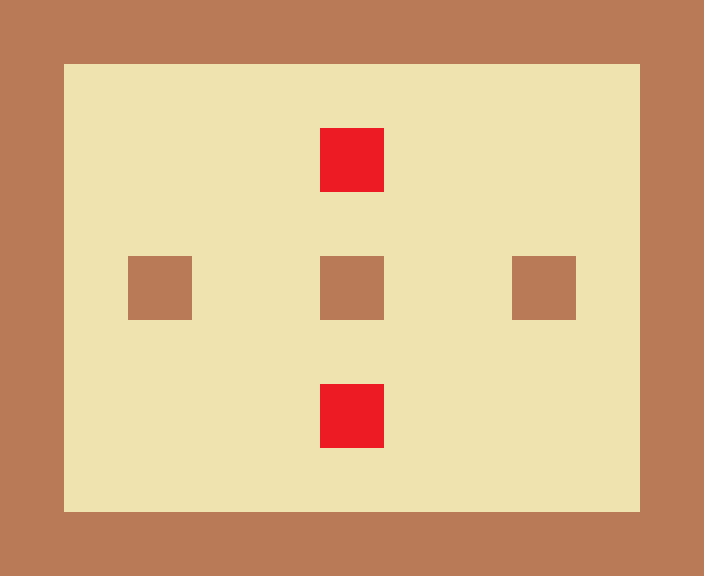

Rendered tile map (Tiled .tmx) drawn with the repository's tilesets; below, a short description and the full map source, tile grids included:
An orthogonal 11x9 tile map with 64x64 px tiles, 2 tile layers (tiles, enemies).

<map version="1.0" orientation="orthogonal" width="11" height="9" tilewidth="64" tileheight="64">
 <tileset firstgid="1" name="tiled" tilewidth="64" tileheight="64">
  <image source="../tiled.png" width="256" height="128" />
 </tileset>
 <layer name="tiles" width="11" height="9">
  <data>
   <tile gid="1" />
   <tile gid="1" />
   <tile gid="1" />
   <tile gid="1" />
   <tile gid="1" />
   <tile gid="1" />
   <tile gid="1" />
   <tile gid="1" />
   <tile gid="1" />
   <tile gid="1" />
   <tile gid="1" />
   <tile gid="1" />
   <tile gid="2" />
   <tile gid="2" />
   <tile gid="2" />
   <tile gid="2" />
   <tile gid="2" />
   <tile gid="2" />
   <tile gid="2" />
   <tile gid="2" />
   <tile gid="2" />
   <tile gid="1" />
   <tile gid="1" />
   <tile gid="2" />
   <tile gid="2" />
   <tile gid="2" />
   <tile gid="2" />
   <tile gid="2" />
   <tile gid="2" />
   <tile gid="2" />
   <tile gid="2" />
   <tile gid="2" />
   <tile gid="1" />
   <tile gid="1" />
   <tile gid="2" />
   <tile gid="2" />
   <tile gid="2" />
   <tile gid="2" />
   <tile gid="2" />
   <tile gid="2" />
   <tile gid="2" />
   <tile gid="2" />
   <tile gid="2" />
   <tile gid="1" />
   <tile gid="1" />
   <tile gid="2" />
   <tile gid="1" />
   <tile gid="2" />
   <tile gid="2" />
   <tile gid="1" />
   <tile gid="2" />
   <tile gid="2" />
   <tile gid="1" />
   <tile gid="2" />
   <tile gid="1" />
   <tile gid="1" />
   <tile gid="2" />
   <tile gid="2" />
   <tile gid="2" />
   <tile gid="2" />
   <tile gid="2" />
   <tile gid="2" />
   <tile gid="2" />
   <tile gid="2" />
   <tile gid="2" />
   <tile gid="1" />
   <tile gid="1" />
   <tile gid="2" />
   <tile gid="2" />
   <tile gid="2" />
   <tile gid="2" />
   <tile gid="2" />
   <tile gid="2" />
   <tile gid="2" />
   <tile gid="2" />
   <tile gid="2" />
   <tile gid="1" />
   <tile gid="1" />
   <tile gid="2" />
   <tile gid="2" />
   <tile gid="2" />
   <tile gid="2" />
   <tile gid="2" />
   <tile gid="2" />
   <tile gid="2" />
   <tile gid="2" />
   <tile gid="2" />
   <tile gid="1" />
   <tile gid="1" />
   <tile gid="1" />
   <tile gid="1" />
   <tile gid="1" />
   <tile gid="1" />
   <tile gid="1" />
   <tile gid="1" />
   <tile gid="1" />
   <tile gid="1" />
   <tile gid="1" />
   <tile gid="1" />
  </data>
 </layer>
 <layer name="enemies" width="11" height="9">
  <data>
   <tile gid="0" />
   <tile gid="0" />
   <tile gid="0" />
   <tile gid="0" />
   <tile gid="0" />
   <tile gid="0" />
   <tile gid="0" />
   <tile gid="0" />
   <tile gid="0" />
   <tile gid="0" />
   <tile gid="0" />
   <tile gid="0" />
   <tile gid="0" />
   <tile gid="0" />
   <tile gid="0" />
   <tile gid="0" />
   <tile gid="0" />
   <tile gid="0" />
   <tile gid="0" />
   <tile gid="0" />
   <tile gid="0" />
   <tile gid="0" />
   <tile gid="0" />
   <tile gid="0" />
   <tile gid="0" />
   <tile gid="0" />
   <tile gid="0" />
   <tile gid="3" />
   <tile gid="0" />
   <tile gid="0" />
   <tile gid="0" />
   <tile gid="0" />
   <tile gid="0" />
   <tile gid="0" />
   <tile gid="0" />
   <tile gid="0" />
   <tile gid="0" />
   <tile gid="0" />
   <tile gid="0" />
   <tile gid="0" />
   <tile gid="0" />
   <tile gid="0" />
   <tile gid="0" />
   <tile gid="0" />
   <tile gid="0" />
   <tile gid="0" />
   <tile gid="0" />
   <tile gid="0" />
   <tile gid="0" />
   <tile gid="0" />
   <tile gid="0" />
   <tile gid="0" />
   <tile gid="0" />
   <tile gid="0" />
   <tile gid="0" />
   <tile gid="0" />
   <tile gid="0" />
   <tile gid="0" />
   <tile gid="0" />
   <tile gid="0" />
   <tile gid="0" />
   <tile gid="0" />
   <tile gid="0" />
   <tile gid="0" />
   <tile gid="0" />
   <tile gid="0" />
   <tile gid="0" />
   <tile gid="0" />
   <tile gid="0" />
   <tile gid="0" />
   <tile gid="0" />
   <tile gid="3" />
   <tile gid="0" />
   <tile gid="0" />
   <tile gid="0" />
   <tile gid="0" />
   <tile gid="0" />
   <tile gid="0" />
   <tile gid="0" />
   <tile gid="0" />
   <tile gid="0" />
   <tile gid="0" />
   <tile gid="0" />
   <tile gid="0" />
   <tile gid="0" />
   <tile gid="0" />
   <tile gid="0" />
   <tile gid="0" />
   <tile gid="0" />
   <tile gid="0" />
   <tile gid="0" />
   <tile gid="0" />
   <tile gid="0" />
   <tile gid="0" />
   <tile gid="0" />
   <tile gid="0" />
   <tile gid="0" />
   <tile gid="0" />
   <tile gid="0" />
  </data>
 </layer>
</map>
